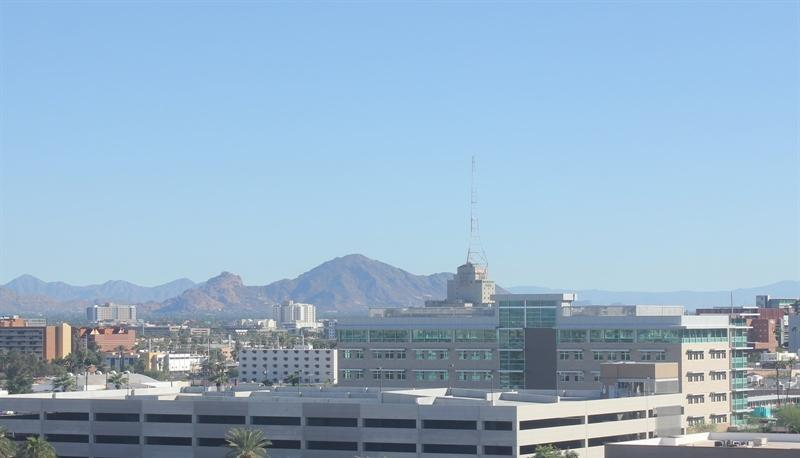
#> input picture CVND_Exercises/1_1_Image_Representation/day_night_images/test/day/20151101_165048.jpg, 800 x 458 px; its folder holds only this picture in this run
$ jupyter execute --allow-errors '6_5. Accuracy and Misclassification.ipynb'   (shell and % lines are left out)
#> lines starting #> are read from the running program, lines starting #| are printed output that depends on the picture
### CVND_Exercises/1_1_Image_Representation/helpers.py
# Helper functions

import os
import glob # library for loading images from a directory
import matplotlib.image as mpimg

import cv2


# This function loads in images and their labels and places them in a list
# The list contains all images and their associated labels
# For example, after data is loaded, im_list[0][:] will be the first image-label pair in the list
def load_dataset(image_dir):

    # Populate this empty image list
#> called with image_dir = 'day_night_images/training/'
    im_list = []
    image_types = ["day", "night"]

    # Iterate through each color folder
    for im_type in image_types:

        # Iterate through each image file in each image_type folder
        # glob reads in any image with the extension "image_dir/im_type/*"
        for file in glob.glob(os.path.join(image_dir, im_type, "*")):

            # Read in the image
            im = mpimg.imread(file)
#> im is the input picture: shape (458, 800, 3); mean R, G, B 149.4, 177.3, 200.6

            # Check if the image exists/if it's been correctly read-in
            if not im is None:
                # Append the image, and it's type (red, green, yellow) to the image list
                im_list.append((im, im_type))

    return im_list


## Standardize the input images
# Resize each image to the desired input size: 600x1100px (hxw).

## Standardize the output
# With each loaded image, we also specify the expected output.
# For this, we use binary numerical values 0/1 = night/day.


# This function should take in an RGB image and return a new, standardized version
# 600 height x 1100 width image size (px x px)
def standardize_input(image):

    # Resize image and pre-process so that all "standard" images are the same size
    standard_im = cv2.resize(image, (1100, 600))

    return standard_im


# Examples:
# encode("day") should return: 1
# encode("night") should return: 0
def encode(label):

    numerical_val = 0
    if(label == 'day'):
        numerical_val = 1
    # else it is night and can stay 0

    return numerical_val

# using both functions above, standardize the input images and output labels
def standardize(image_list):

    # Empty image data array
    standard_list = []

    # Iterate through all the image-label pairs
    for item in image_list:
        image = item[0]
        label = item[1]

        # Standardize the image
        standardized_im = standardize_input(image)

        # Create a numerical label
        binary_label = encode(label)

        # Append the image, and it's one hot encoded label to the full, processed list of image data
        standard_list.append((standardized_im, binary_label))

    return standard_list

### CVND_Exercises/1_1_Image_Representation/6_5. Accuracy and Misclassification.ipynb
# Day and Night Image Classifier
---

The day/night image dataset consists of 200 RGB color images in two categories: day and night. There are equal numbers of each example: 100 day images and 100 night images.

We'd like to build a classifier that can accurately label these images as day or night, and that relies on finding distinguishing features between the two types of images!

*Note: All images come from the [AMOS dataset](http://cs.uky.edu/~jacobs/datasets/amos/) (Archive of Many Outdoor Scenes).*

[cell 1]
# mount google drive
from google.colab import drive
drive.mount('/content/drive')

# change working directory
%cd drive/My Drive/Colab Notebooks/Computer Vision Nanodegree/CVND_Exercises/1_1_Image_Representation

### Import resources

Before you get started on the project code, import the libraries and resources that you'll need.

[cell 2]
import cv2 # computer vision library
import helpers

import numpy as np
import matplotlib.pyplot as plt
import matplotlib.image as mpimg

## Training and Testing Data
The 200 day/night images are separated into training and testing datasets.

* 60% of these images are training images, for you to use as you create a classifier.
* 40% are test images, which will be used to test the accuracy of your classifier.

First, we set some variables to keep track of some where our images are stored:

    image_dir_training: the directory where our training image data is stored
    image_dir_test: the directory where our test image data is stored

[cell 3]
# Image data directories
image_dir_training = "day_night_images/training/"
image_dir_test = "day_night_images/test/"

## Load the datasets

These first few lines of code will load the training day/night images and store all of them in a variable, `IMAGE_LIST`. This list contains the images and their associated label ("day" or "night").

For example, the first image-label pair in `IMAGE_LIST` can be accessed by index:
``` IMAGE_LIST[0][:]```.

[cell 4]
# Using the load_dataset function in helpers.py
# Load training data
IMAGE_LIST = helpers.load_dataset(image_dir_training)
#> IMAGE_LIST = 2 items

## Construct a `STANDARDIZED_LIST` of input images and output labels.

This function takes in a list of image-label pairs and outputs a **standardized** list of resized images and numerical labels.

[cell 5]
# Standardize all training images
STANDARDIZED_LIST = helpers.standardize(IMAGE_LIST)
#> the loop in standardize, `for item in image_list:` made 2 passes
#> (label, numerical_val in encode, binary_label) on passes 1 to 2: ('day', 1, 1), ('night', 0, 0)
#> pass 1, in standardize_input, `standard_im = cv2.resize(image, (1100, 600))`:
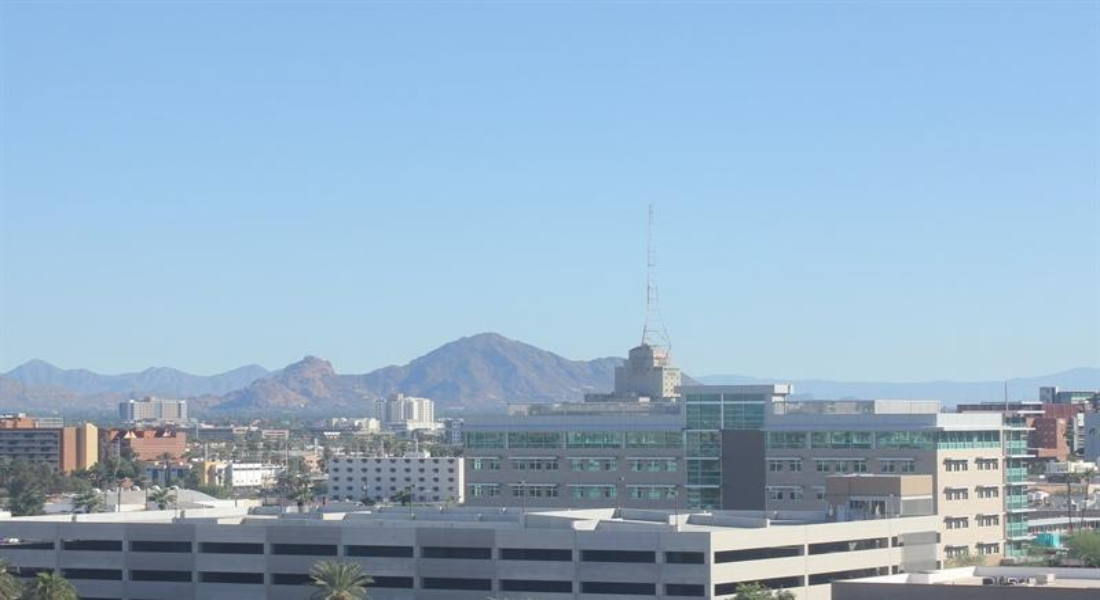
#> standard_im: shape (600, 1100, 3); mean R, G, B 149.4, 177.2, 200.5
#> pass 2, in standardize_input (call 2), `standard_im = cv2.resize(image, (1100, 600))`:
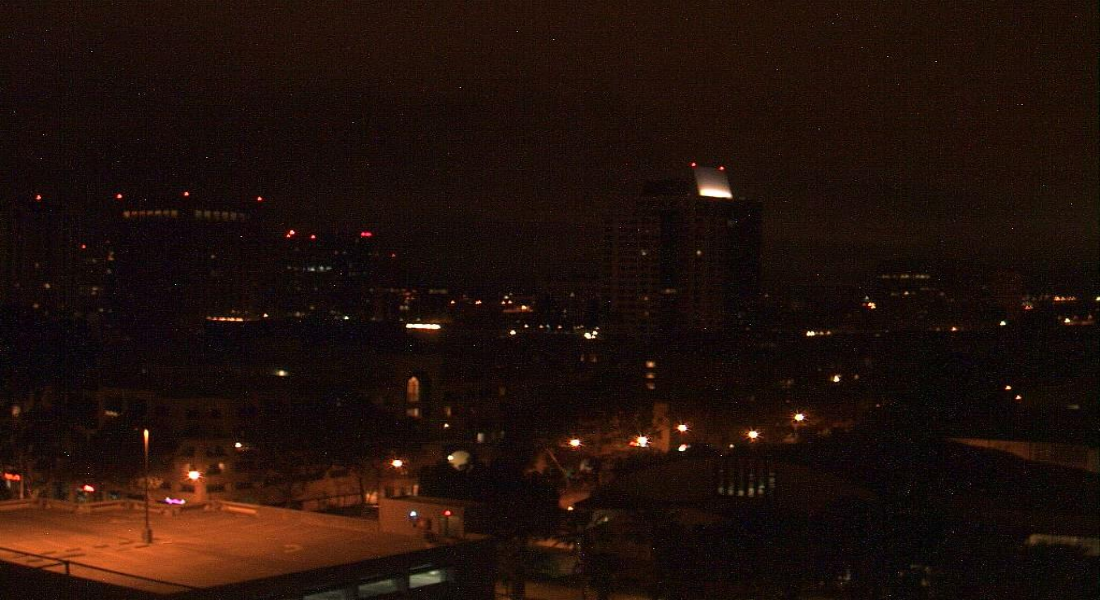
#> standard_im: shape (600, 1100, 3); mean R, G, B 32.6, 16.1, 10.3
#> STANDARDIZED_LIST = 2 items

## Visualize the standardized data

Display a standardized image from STANDARDIZED_LIST.

[cell 6]
# Display a standardized image and its label

# Select an image by index
image_num = 0
selected_image = STANDARDIZED_LIST[image_num][0]
selected_label = STANDARDIZED_LIST[image_num][1]
#> selected_label = 1

# Display image and data about it
plt.imshow(selected_image)
print("Shape: "+str(selected_image.shape))
#| Shape: (600, 1100, 3)
print("Label [1 = day, 0 = night]: " + str(selected_label))
#| Label [1 = day, 0 = night]: 1

# Feature Extraction

Create a feature that represents the brightness in an image. We'll be extracting the **average brightness** using HSV colorspace. Specifically, we'll use the V channel (a measure of brightness), add up the pixel values in the V channel, then divide that sum by the area of the image to get the average Value of the image.

---
###  Find the average brigtness using the V channel

This function takes in a **standardized** RGB image and returns a feature (a single value) that represent the average level of brightness in the image. We'll use this value to classify the image as day or night.

[cell 7]
# Find the average Value or brightness of an image
def avg_brightness(rgb_image):
    # Convert image to HSV
    hsv = cv2.cvtColor(rgb_image, cv2.COLOR_RGB2HSV)

    # Add up all the pixel values in the V channel
    sum_brightness = np.sum(hsv[:,:,2])
    area = 600*1100.0  # pixels

    # find the avg
    avg = sum_brightness/area

    return avg

[cell 8]
# Testing average brightness levels
# Look at a number of different day and night images and think about
# what average brightness value separates the two types of images

# As an example, a "night" image is loaded in and its avg brightness is displayed
image_num = 190
#> (the rest of this cell did not finish here and is left out)

# Classification and Visualizing Error

In this section, we'll turn our average brightness feature into a classifier that takes in a standardized image and returns a `predicted_label` for that image. This `estimate_label` function should return a value: 0 or 1 (night or day, respectively).

---
### TODO: Build a complete classifier

Complete this code so that it returns an estimated class label given an input RGB image.

[cell 9]
# This function should take in RGB image input
def estimate_label(rgb_image):

    # Extract average brightness feature from an RGB image
    avg = avg_brightness(rgb_image)

    # Use the avg brightness feature to predict a label (0, 1)
    predicted_label = 0
    threshold = 100
    if(avg > threshold):
        # if the average brightness is above the threshold value, we classify it as "day"
        predicted_label = 1
    # else, the pred-cted_label can stay 0 (it is predicted to be "night")

    return predicted_label

## Testing the classifier

Here is where we test your classification algorithm using our test set of data that we set aside at the beginning of the notebook!

Since we are using a pretty simple brightess feature, we may not expect this classifier to be 100% accurate. We'll aim for around 75-85% accuracy usin this one feature.

### Test dataset

Below, we load in the test dataset, standardize it using the `standardize` function you defined above, and then **shuffle** it; this ensures that order will not play a role in testing accuracy.

[cell 10]
import random

# Using the load_dataset function in helpers.py
# Load test data
TEST_IMAGE_LIST = helpers.load_dataset(image_dir_test)
#> TEST_IMAGE_LIST = 2 items

# Standardize the test data
STANDARDIZED_TEST_LIST = helpers.standardize(TEST_IMAGE_LIST)
#> the loop in standardize (call 2), `for item in image_list:` made 2 passes
#> STANDARDIZED_TEST_LIST = 2 items

# Shuffle the standardized test data
random.shuffle(STANDARDIZED_TEST_LIST)

## Determine the Accuracy

Compare the output of your classification algorithm (a.k.a. your "model") with the true labels and determine the accuracy.

This code stores all the misclassified images, their predicted labels, and their true labels, in a list called `misclassified`.

[cell 11]
# Constructs a list of misclassified images given a list of test images and their labels
def get_misclassified_images(test_images):
    # Track misclassified images by placing them into a list
    misclassified_images_labels = []

    # Iterate through all the test images
    # Classify each image and compare to the true label
    for image in test_images:

        # Get true data
        im = image[0]
        true_label = image[1]

        # Get predicted label from your classifier
        predicted_label = estimate_label(im)

        # Compare true and predicted labels
        if(predicted_label != true_label):
            # If these labels are not equal, the image has been misclassified
            misclassified_images_labels.append((im, predicted_label, true_label))
#> this loop made 2 passes
#> (true_label, predicted_label, threshold in estimate_label) on passes 1 to 2: (1, 1, 100), (0, 0, 100)
#> after the loop, misclassified_images_labels = []

    # Return the list of misclassified [image, predicted_label, true_label] values
    return misclassified_images_labels

[cell 12]
# Find all misclassified images in a given test set
MISCLASSIFIED = get_misclassified_images(STANDARDIZED_TEST_LIST)
#> MISCLASSIFIED = []

# Accuracy calculations
total = len(STANDARDIZED_TEST_LIST)
#> total = 2
num_correct = total - len(MISCLASSIFIED)
#> num_correct = 2
accuracy = num_correct/total
#> accuracy = 1

print('Accuracy: ' + str(accuracy))
#| Accuracy: 1.0
print("Number of misclassified images = " + str(len(MISCLASSIFIED)) +' out of '+ str(total))
#| Number of misclassified images = 0 out of 2
